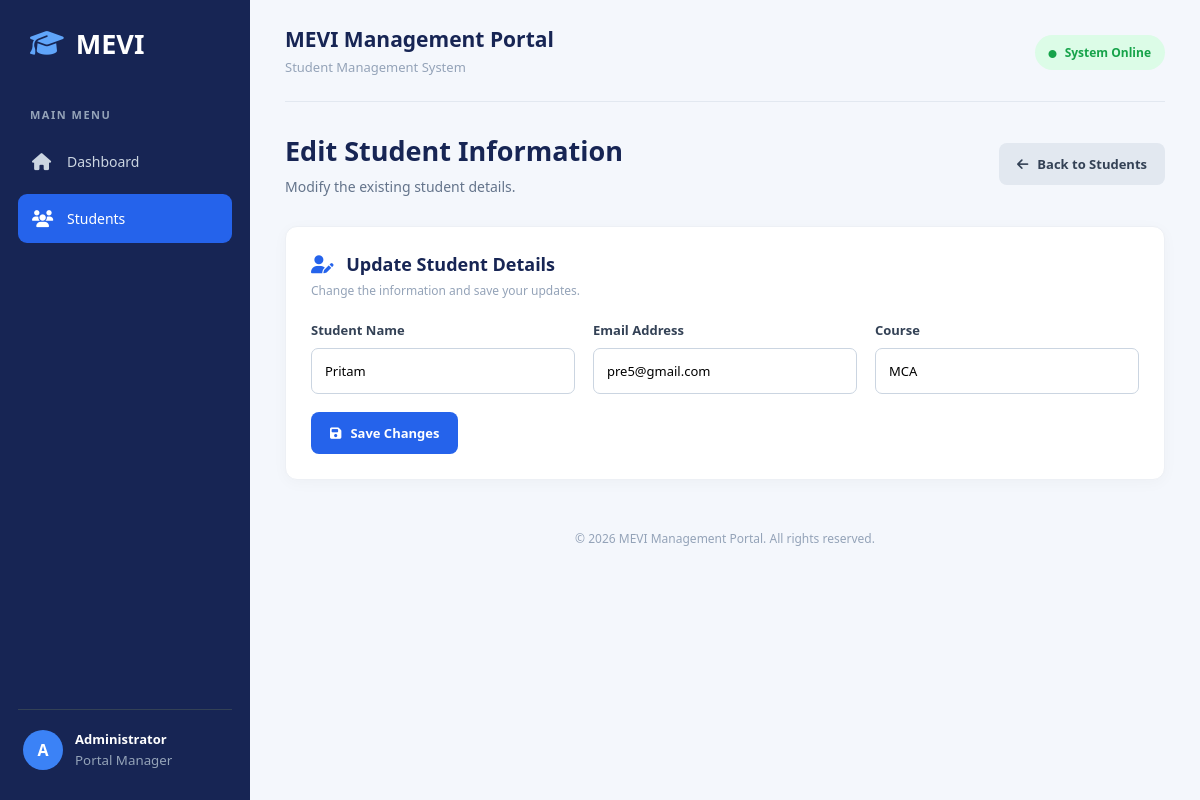
Page /students/3/edit on the committed database.
### tables this page shows
CREATE TABLE students (
                id INTEGER PRIMARY KEY AUTOINCREMENT,
                name TEXT NOT NULL,
                email TEXT NOT NULL UNIQUE,
                course TEXT NOT NULL,
                created_at TIMESTAMP DEFAULT CURRENT_TIMESTAMP
            );

### app.py (the view)
@app.route("/students/<int:student_id>/edit")
def edit_student(student_id):
    db = get_db()
    student = db.execute(
        "SELECT * FROM students WHERE id = ?",
        (student_id,)
    ).fetchone()
    if student is None:
        flash("Student not found.", "error")
        return redirect(url_for("students"))
    return render_template(
        "edit_student.html",
        student=student
    )

### app.py (called while the page is built)
def get_db():
    if "db" not in g:
        g.db = sqlite3.connect(DATABASE)
        g.db.row_factory = sqlite3.Row
    return g.db

### templates/edit_student.html
{% extends "base.html" %}
{% block content %}
<div class="welcome-section">
    <div>
        <h1>Edit Student Information</h1>
        <p>Modify the existing student details.</p>
    </div>
    <a href="{{ url_for('students') }}" class="secondary-btn">
        <i class="fa-solid fa-arrow-left"></i>
        Back to Students
    </a>
</div>
<div class="content-card">
    <div class="card-header">
        <div>
            <h2>
                <i class="fa-solid fa-user-pen"></i>
                Update Student Details
            </h2>
            <p>Change the information and save your updates.</p>
        </div>
    </div>
    <form
        action="{{ url_for('update_student', student_id=student.id) }}"
        method="POST"
        class="student-form"
    >
        <div class="form-group">
            <label>Student Name</label>
            <input
                type="text"
                name="name"
                value="{{ student.name }}"
                required
            >
        </div>
        <div class="form-group">
            <label>Email Address</label>
            <input
                type="email"
                name="email"
                value="{{ student.email }}"
                required
            >
        </div>
        <div class="form-group">
            <label>Course</label>
            <input
                type="text"
                name="course"
                value="{{ student.course }}"
                required
            >
        </div>
        <button type="submit" class="primary-btn">
            <i class="fa-solid fa-floppy-disk"></i>
            Save Changes
        </button>
    </form>
</div>
{% endblock %}

### static/style.css (style rules this page uses)
* { margin: 0; padding: 0; box-sizing: border-box; font-family: 'Segoe UI', Arial, sans-serif; }
body { background: #f4f7fc; color: #263247; }
.welcome-section { display: flex; justify-content: space-between; align-items: center; gap: 15px; margin: 30px 0; }
.welcome-section h1 { font-size: 27px; color: #172554; }
.welcome-section p { color: #64748b; margin-top: 8px; font-size: 14px; }
.primary-btn { display: inline-flex; align-items: center; justify-content: center; gap: 9px; padding: 12px 19px; background: #2563eb; color: white; border: none; border-radius: 8px; text-decoration: none; font-size: 13px; font-weight: 600; cursor: pointer; transition: 0.3s; }
.secondary-btn { display: inline-flex; align-items: center; gap: 9px; padding: 12px 18px; background: #e2e8f0; color: #334155; text-decoration: none; border-radius: 8px; font-size: 13px; font-weight: 600; }
.content-card { background: white; padding: 25px; border-radius: 12px; margin-bottom: 25px; border: 1px solid #edf0f5; box-shadow: 0 3px 15px rgba(0,0,0,0.03); }
.card-header { display: flex; justify-content: space-between; align-items: center; margin-bottom: 22px; gap: 12px; }
.card-header h2 { color: #172554; font-size: 18px; }
.card-header h2 i { color: #2563eb; margin-right: 8px; }
.card-header p { color: #94a3b8; font-size: 12px; margin-top: 6px; }
.student-form { display: grid; grid-template-columns: repeat(3, 1fr); gap: 18px; align-items: end; }
.form-group { display: flex; flex-direction: column; gap: 9px; }
.form-group label { color: #334155; font-size: 13px; font-weight: 600; }
.form-group input { width: 100%; padding: 13px; border: 1px solid #cbd5e1; border-radius: 7px; outline: none; font-size: 13px; transition: 0.3s; }
.student-form button { grid-column: 1 / -1; justify-self: start; }

### rows in the picture
students: name "Pritam", email "pre5@gmail.com", course "MCA"
